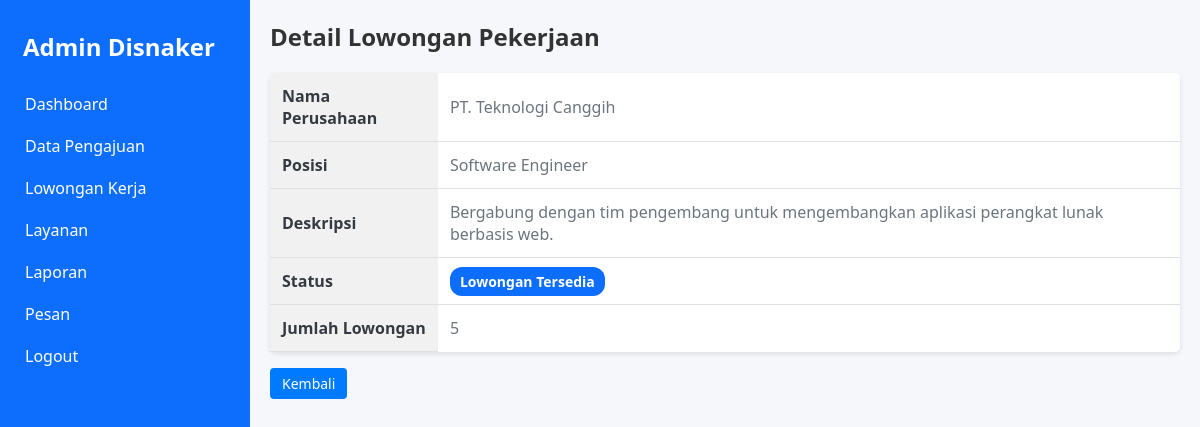
Screenshot of /admin/detail_lowongan.php?id=13 (signed in) with the database file from the repository.
### tables this page shows
CREATE TABLE `lowongan_kerja` (
  `id` int(11) NOT NULL,
  `perusahaan` varchar(255) DEFAULT NULL,
  `posisi` varchar(255) DEFAULT NULL,
  `status` enum('Tersedia','Kosong') DEFAULT NULL,
  `deskripsi` text DEFAULT NULL,
  `jumlah_lowongan` int(11) DEFAULT NULL
);

### admin/detail_lowongan.php (the view, shortened to what this page needs)
<?php
include "../config/koneksi.php";
$id = $_GET['id'];
$query = "SELECT * FROM lowongan_kerja WHERE id = '$id'";
$result = mysqli_query($koneksi, $query);
$row = mysqli_fetch_assoc($result);
?>
<!DOCTYPE html>
<html lang="id">
<head>
    <link rel="stylesheet" href="../assets/css/admin.css">
</head>
<body>
    <?php include "../includes/sidebar.php"; ?>
    <div class="main-content">
        <section class="dashboard">
            <h2>Detail Lowongan Pekerjaan</h2>
            <table class="detail">
                <tr>
                    <th>Nama Perusahaan</th>
                    <td><?= $row['perusahaan']; ?></td>
                </tr>
                <tr>
                    <th>Posisi</th>
                    <td><?= $row['posisi']; ?></td>
                </tr>
                <tr>
                    <th>Deskripsi</th>
                    <td><?= $row['deskripsi']; ?></td>
                </tr>
                <tr>
                    <th>Status</th>
                    <td>
                        <?php
                        $status = $row['status'];
                        if ($status == 'Tersedia') {
                            echo '<span class="badge badge-new">Lowongan Tersedia</span>';
                        } elseif ($status == 'Kosong') {
                            echo '<span class="badge badge-cancel">Tidak ada lowongan</span>';
                        }
                        ?>
                    </td>
                </tr>
                <tr>
                    <th>Jumlah Lowongan</th>
                    <td><?= $row['jumlah_lowongan']; ?></td>
                </tr>
            </table>
            <div style="margin-top: 20px;">
                <a href="lowongan-kerja.php" class="btn-action">Kembali</a>
            </div>
        </section>
    </div>
</body>
</html>

### assets/css/admin.css (style rules this page uses)
* { margin: 0; padding: 0; box-sizing: border-box; font-family: "Segoe UI", Tahoma, Geneva, Verdana, sans-serif; }
.main-content { margin-left: 250px; padding: 20px; background-color: #f5f7fa; height: 100vh; overflow-y: auto; }
.dashboard h2 { color: #333; margin-bottom: 20px; }
.badge { padding: 5px 10px; border-radius: 12px; font-size: 14px; color: white; font-weight: bold; }
.badge-new { background-color: #0d6efd; }
.badge-new { background-color: #0d6efd; color: #fff; }
.btn-action { padding: 6px 12px; background-color: #007bff; color: white; text-decoration: none; border-radius: 4px; font-size: 14px; margin-right: 5px; transition: background-color 0.3s ease; }
.detail { width: 100%; border-collapse: collapse; margin-top: 20px; background-color: #fff; border-radius: 5px; box-shadow: 0 2px 5px rgba(0, 0, 0, 0.1); }
.detail th, .detail td { padding: 12px; text-align: left; border-bottom: 1px solid #e0e0e0; color: #495057; }
.detail th { background-color: #f1f1f1; font-weight: bold; color: #343a40; }
.detail td { color: #6c757d; }
.detail tr:last-child td { border-bottom: none; }

### rows the page displays
lowongan_kerja: perusahaan "PT. Teknologi Canggih", posisi "Software Engineer", deskripsi "Bergabung dengan tim pengembang untuk mengembangkan aplikasi perangkat lunak berbasis web.", jumlah_lowongan "5"
